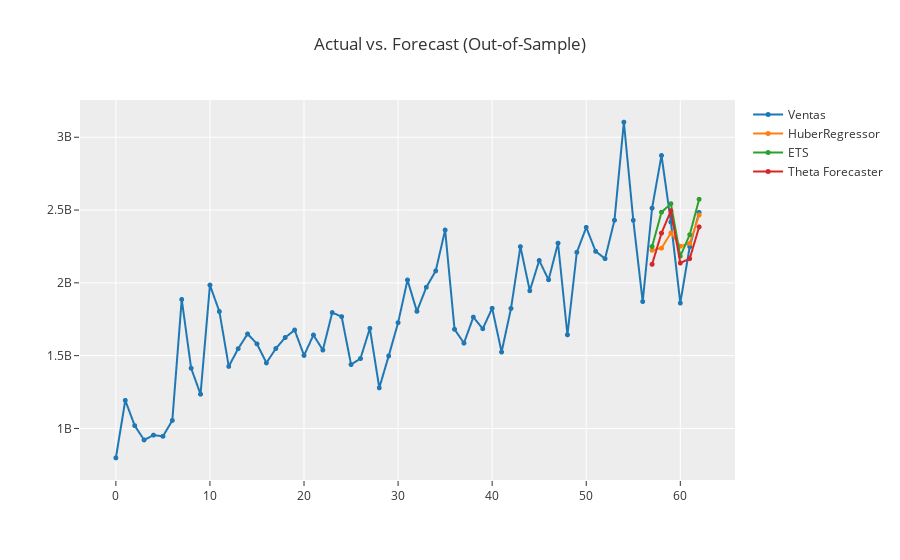

The code cell stored with this chart in its notebook:
### Code cell
plot_model(top_3, plot = 'forecast')

### Figure 1 — Plotly figure (JSON) as saved in the notebook; plotly's stock layout.template omitted (floating-point values rounded to 4 significant figures)
{"data": [{"line": {"color": "rgb(31, 119, 180)", "width": 2}, "marker": {"color": "rgb(31, 119, 180)", "size": 5}, "mode": "lines+markers", "name": "Ventas", "type": "scattergl", "x": [0, 1, 2, 3, 4, 5, 6, 7, 8, 9, 10, 11, 12, 13, 14, 15, 16, 17, 18, 19, 20, 21, 22, 23, 24, 25, 26, 27, 28, 29, 30, 31, 32, 33, 34, 35, 36, 37, 38, 39, 40, 41, 42, 43, 44, 45, 46, 47, 48, 49, 50, 51, 52, 53, 54, 55, 56, 57, 58, 59, 60, 61, 62], "xaxis": "x", "y": [797917691, 1192823033, 1019337882, 921279725, 954182359, 946100885, 1055074884, 1885756546, 1413586215, 1235149973, 1984596778, 1803268783, 1426346064, 1547822483, 1648979225, 1580961010, 1450099414, 1548647964, 1624477036, 1675912722, 1501458714, 1641540537, 1538819906, 1795786521, 1767693902, 1438897243, 1480012336, 1687673964, 1278854319, 1497945073, 1726304232, 2019499178, 1804203792, 1969808102, 2082250605, 2362682726, 1680892924, 1586004904, 1764597054, 1684630825, 1825368189, 1524820716, 1823935798, 2248565787, 1945787833, 2153525175, 2021294347, 2272586025, 1642852564, 2209998086, 2381146456, 2216164875, 2166390496, 2430093589, 3103819240, 2429876307, 1871607598, 2513257899, 2874420987, 2417201799, 1861142008, 2248445392, 2483408463], "yaxis": "y"}, {"line": {"color": "rgb(255, 127, 14)", "width": 2}, "marker": {"color": "rgb(255, 127, 14)", "size": 5}, "mode": "lines+markers", "name": "HuberRegressor", "type": "scattergl", "x": [0, 1, 2, 3, 4, 5, 6, 7, 8, 9, 10, 11, 12, 13, 14, 15, 16, 17, 18, 19, 20, 21, 22, 23, 24, 25, 26, 27, 28, 29, 30, 31, 32, 33, 34, 35, 36, 37, 38, 39, 40, 41, 42, 43, 44, 45, 46, 47, 48, 49, 50, 51, 52, 53, 54, 55, 56, 57, 58, 59, 60, 61, 62], "xaxis": "x", "y": [null, null, null, null, null, null, null, null, null, null, null, null, null, null, null, null, null, null, null, null, null, null, null, null, null, null, null, null, null, null, null, null, null, null, null, null, null, null, null, null, null, null, null, null, null, null, null, null, null, null, null, null, null, null, null, null, null, 2224000000.0, 2238000000.0, 2343000000.0, 2251000000.0, 2270000000.0, 2466000000.0], "yaxis": "y"}, {"line": {"color": "rgb(44, 160, 44)", "width": 2}, "marker": {"color": "rgb(44, 160, 44)", "size": 5}, "mode": "lines+markers", "name": "ETS", "type": "scattergl", "x": [0, 1, 2, 3, 4, 5, 6, 7, 8, 9, 10, 11, 12, 13, 14, 15, 16, 17, 18, 19, 20, 21, 22, 23, 24, 25, 26, 27, 28, 29, 30, 31, 32, 33, 34, 35, 36, 37, 38, 39, 40, 41, 42, 43, 44, 45, 46, 47, 48, 49, 50, 51, 52, 53, 54, 55, 56, 57, 58, 59, 60, 61, 62], "xaxis": "x", "y": [null, null, null, null, null, null, null, null, null, null, null, null, null, null, null, null, null, null, null, null, null, null, null, null, null, null, null, null, null, null, null, null, null, null, null, null, null, null, null, null, null, null, null, null, null, null, null, null, null, null, null, null, null, null, null, null, null, 2250000000.0, 2485000000.0, 2544000000.0, 2183000000.0, 2331000000.0, 2574000000.0], "yaxis": "y"}, {"line": {"color": "rgb(214, 39, 40)", "width": 2}, "marker": {"color": "rgb(214, 39, 40)", "size": 5}, "mode": "lines+markers", "name": "Theta Forecaster", "type": "scattergl", "x": [0, 1, 2, 3, 4, 5, 6, 7, 8, 9, 10, 11, 12, 13, 14, 15, 16, 17, 18, 19, 20, 21, 22, 23, 24, 25, 26, 27, 28, 29, 30, 31, 32, 33, 34, 35, 36, 37, 38, 39, 40, 41, 42, 43, 44, 45, 46, 47, 48, 49, 50, 51, 52, 53, 54, 55, 56, 57, 58, 59, 60, 61, 62], "xaxis": "x", "y": [null, null, null, null, null, null, null, null, null, null, null, null, null, null, null, null, null, null, null, null, null, null, null, null, null, null, null, null, null, null, null, null, null, null, null, null, null, null, null, null, null, null, null, null, null, null, null, null, null, null, null, null, null, null, null, null, null, 2127000000.0, 2341000000.0, 2495000000.0, 2136000000.0, 2166000000.0, 2384000000.0], "yaxis": "y"}], "layout": {"showlegend": true, "title": {"text": "Actual vs. Forecast (Out-of-Sample)"}, "xaxis": {"anchor": "y", "domain": [0, 1]}, "yaxis": {"anchor": "x", "domain": [0, 1]}}}
